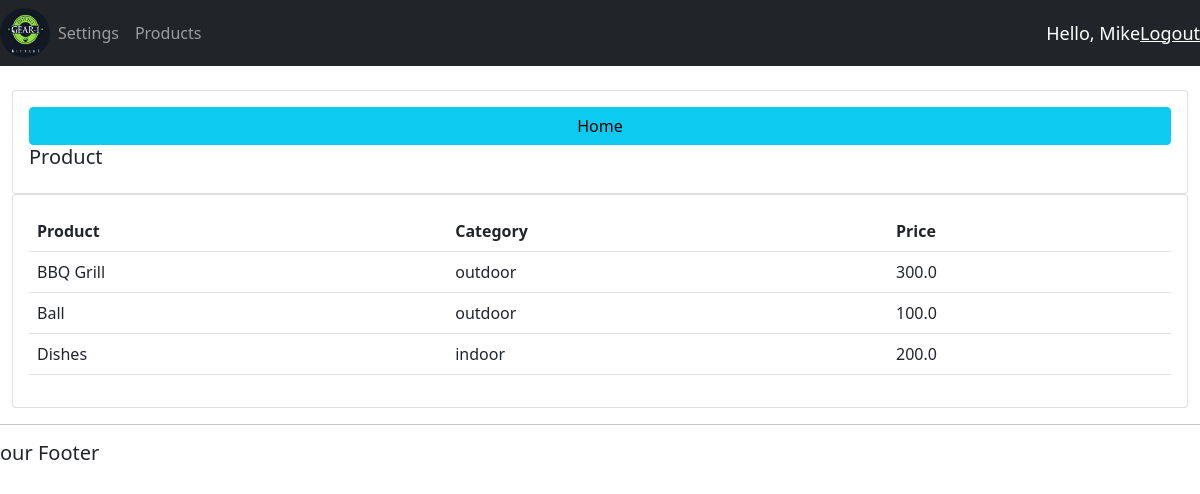
The page /Products/ (signed in) on the database its author committed.
### account/models.py (models this page shows, shortened)
class Product(models.Model):
    CATEGORY = (
        ('indoor','indoor'),
        ('outdoor','outdoor')
    )
    name = models.CharField(max_length=200,null=True)
    price = models.FloatField(null=True)
    category = models.CharField(max_length=200,null=True,choices=CATEGORY)
    description = models.CharField(max_length=200,null=True,blank=True)
    date_created = models.DateTimeField(auto_now_add=True,null=True)
    tags=models.ManyToManyField(Tag)

### account/decorators.py (the view)
        def wrapper_func(request,*args,**kwargs):
            group = None
            if request.user.groups.exists():
                group = request.user.groups.all()[0].name
            if group in allowed_roles:
                return view_func(request,*args,**kwargs)
            else:
                return HttpResponse('You are not allowed to view')

### account/views.py (called while the page is built)
@login_required(login_url='login')
@allowed_users(allowed_roles=['admin','customer'])
def Products(request):
    product = Product.objects.all()
    return render(request,'accounts/Products.html',{'product':product})

### account/templates/accounts/Products.html
 {%extends 'accounts/main.html'%}
    {% block content %}
         <br>
         <div class="row">
             <div class="col-md">
                 <div class="card card-body">
                      <a class="btn btn-info" href="{% url 'Home' %}">
             Home</a>
                     <h5>Product</h5>
                 </div>
                 <div class="card card-body">
                     <table class="table">
                         <tr>
                             <th>Product</th>
                             <th>Category</th>
                             <th>Price</th>
                         </tr>
                         {% for i in product %}
                         <tr>
                             <td>{{i.name}}</td>
                             <td>{{i.category}}</td>
                             <td>{{i.price}}</td>
                         </tr>
                         {% endfor %}
                     </table>
                 </div>
             </div>
         </div>
    {% endblock %}

### account/templates/accounts/navbar.html (shortened to what this page needs)
{% load static %}
<nav class="navbar navbar-expand-lg navbar-dark bg-dark">
  <img src="{% static 'image/gear1.jpg' %}" style="width:50px; height:50px; border-radius:50%">
  <div class="collapse navbar-collapse" id="navbarNav">
    <ul class="navbar-nav">
      {% if request.user.is_staff %}
      <li class="nav-item active">
        <a class="nav-link" href="{% url 'Home'%}">Dashboard</a>
      </li>
      {% else %}
             <li class="nav-item">
        <a class="nav-link" href="{% url 'account'%}">Settings</a>
      </li>
      {% endif %}
      <li class="nav-item">
        <a class="nav-link" href="{% url 'Products'%}">Products</a>
      </li>
    </ul>
  </div>
  <span class="hello-msg"> Hello, {{request.user}} </span>
  <span><a class="hello-msg" href="{% url 'logout' %}">Logout</a></span>
</nav>

### static/css/main.css (style rules this page uses)
body { background-color: #ebeffs; }

### account/templates/accounts/navbar.html (style rules this page uses)
.hello-msg { font-size: 18px; color : #fff; margin-size: 20px; }

### rows shown on the page
Product: name "BBQ Grill", category "outdoor", price "300.0"
Product: name "Ball", category "outdoor", price "100.0"
Product: name "Dishes", category "indoor", price "200.0"

### other values the page prints
{{ request.user }} "Mike"
